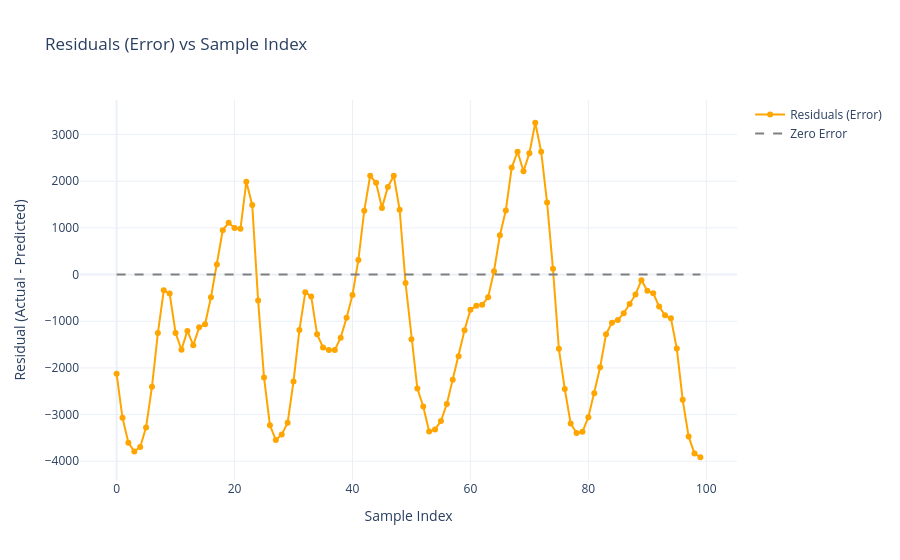

The notebook cell saved with this chart:
### Code cell
import plotly.graph_objects as go
import numpy as np

# Step 1: Calculate residuals
residuals = y_test[:100] - y_pred[:100]
indices = list(range(100))

# Step 2: Create plot
fig = go.Figure()

fig.add_trace(go.Scatter(
    x=indices,
    y=residuals,
    mode='lines+markers',
    name='Residuals (Error)',
    marker=dict(color='orange', symbol='circle', size=6),
    line=dict(color='orange')
))

# Add zero baseline for reference
fig.add_trace(go.Scatter(
    x=indices,
    y=[0]*100,
    mode='lines',
    name='Zero Error',
    line=dict(color='gray', dash='dash')
))

# Layout customization
fig.update_layout(
    title='Residuals (Error) vs Sample Index',
    xaxis_title='Sample Index',
    yaxis_title='Residual (Actual - Predicted)',
    template='plotly_white',
    height=500
)

fig.show()

### Figure 1 — Plotly figure (JSON) as saved in the notebook; plotly's stock layout.template omitted (floating-point values rounded to 4 significant figures)
{"data": [{"line": {"color": "orange"}, "marker": {"color": "orange", "size": 6, "symbol": "circle"}, "mode": "lines+markers", "name": "Residuals (Error)", "type": "scatter", "x": [0, 1, 2, 3, 4, 5, 6, 7, 8, 9, 10, 11, 12, 13, 14, 15, 16, 17, 18, 19, 20, 21, 22, 23, 24, 25, 26, 27, 28, 29, 30, 31, 32, 33, 34, 35, 36, 37, 38, 39, 40, 41, 42, 43, 44, 45, 46, 47, 48, 49, 50, 51, 52, 53, 54, 55, 56, 57, 58, 59, 60, 61, 62, 63, 64, 65, 66, 67, 68, 69, 70, 71, 72, 73, 74, 75, 76, 77, 78, 79, 80, 81, 82, 83, 84, 85, 86, 87, 88, 89, 90, 91, 92, 93, 94, 95, 96, 97, 98, 99], "y": [-2127.0, -3069.0, -3601.0, -3793.0, -3695.0, -3274.0, -2402.0, -1252.0, -336.4, -408.4, -1252.0, -1610.0, -1207.0, -1512.0, -1131.0, -1065.0, -486.4, 216.6, 948.6, 1111.0, 999.6, 980.6, 1990.0, 1492.0, -558.4, -2203.0, -3228.0, -3546.0, -3426.0, -3177.0, -2289.0, -1187.0, -381.4, -468.4, -1280.0, -1563.0, -1615.0, -1615.0, -1351.0, -925.4, -435.4, 313.6, 1369.0, 2118.0, 1967.0, 1429.0, 1878.0, 2117.0, 1389.0, -181.4, -1386.0, -2442.0, -2825.0, -3360.0, -3317.0, -3137.0, -2773.0, -2251.0, -1752.0, -1192.0, -753.4, -670.4, -649.4, -487.4, 72.61, 842.6, 1372.0, 2292.0, 2632.0, 2214.0, 2602.0, 3253.0, 2632.0, 1544.0, 123.6, -1590.0, -2451.0, -3189.0, -3395.0, -3368.0, -3055.0, -2542.0, -1987.0, -1277.0, -1030.0, -974.4, -827.4, -629.4, -425.4, -121.4, -347.4, -399.4, -683.4, -872.4, -937.4, -1586.0, -2683.0, -3468.0, -3836.0, -3914.0]}, {"line": {"color": "gray", "dash": "dash"}, "mode": "lines", "name": "Zero Error", "type": "scatter", "x": [0, 1, 2, 3, 4, 5, 6, 7, 8, 9, 10, 11, 12, 13, 14, 15, 16, 17, 18, 19, 20, 21, 22, 23, 24, 25, 26, 27, 28, 29, 30, 31, 32, 33, 34, 35, 36, 37, 38, 39, 40, 41, 42, 43, 44, 45, 46, 47, 48, 49, 50, 51, 52, 53, 54, 55, 56, 57, 58, 59, 60, 61, 62, 63, 64, 65, 66, 67, 68, 69, 70, 71, 72, 73, 74, 75, 76, 77, 78, 79, 80, 81, 82, 83, 84, 85, 86, 87, 88, 89, 90, 91, 92, 93, 94, 95, 96, 97, 98, 99], "y": [0, 0, 0, 0, 0, 0, 0, 0, 0, 0, 0, 0, 0, 0, 0, 0, 0, 0, 0, 0, 0, 0, 0, 0, 0, 0, 0, 0, 0, 0, 0, 0, 0, 0, 0, 0, 0, 0, 0, 0, 0, 0, 0, 0, 0, 0, 0, 0, 0, 0, 0, 0, 0, 0, 0, 0, 0, 0, 0, 0, 0, 0, 0, 0, 0, 0, 0, 0, 0, 0, 0, 0, 0, 0, 0, 0, 0, 0, 0, 0, 0, 0, 0, 0, 0, 0, 0, 0, 0, 0, 0, 0, 0, 0, 0, 0, 0, 0, 0, 0]}], "layout": {"autosize": true, "title": {"text": "Residuals (Error) vs Sample Index"}, "xaxis": {"autorange": true, "range": [-6.14, 105.1], "title": {"text": "Sample Index"}, "type": "linear"}, "yaxis": {"autorange": true, "range": [-4419.0, 3757.0], "title": {"text": "Residual (Actual - Predicted)"}, "type": "linear"}}}
